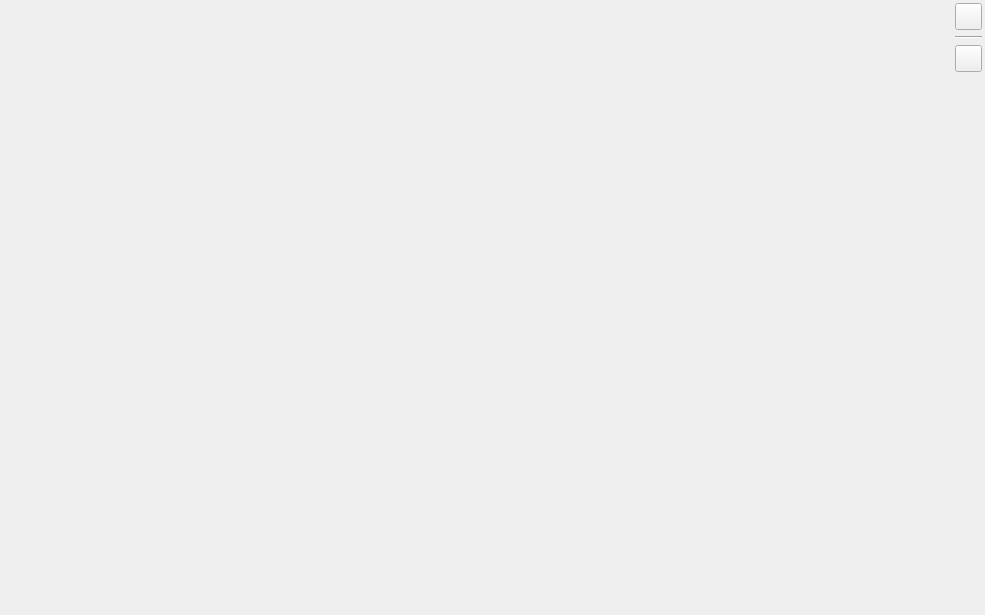
<?xml version="1.0" encoding="UTF-8"?>
<ui version="4.0">
 <class>SystemMainScreen</class>
 <widget class="QWidget" name="SystemMainScreen">
  <property name="geometry">
   <rect>
    <x>0</x>
    <y>0</y>
    <width>985</width>
    <height>615</height>
   </rect>
  </property>
  <property name="windowTitle">
   <string>系统监控</string>
  </property>
  <layout class="QHBoxLayout" name="horizontalLayout_3">
   <property name="spacing">
    <number>0</number>
   </property>
   <property name="leftMargin">
    <number>0</number>
   </property>
   <property name="topMargin">
    <number>0</number>
   </property>
   <property name="rightMargin">
    <number>0</number>
   </property>
   <property name="bottomMargin">
    <number>0</number>
   </property>
   <item>
    <layout class="QVBoxLayout" name="verticalLayout_3">
     <property name="spacing">
      <number>3</number>
     </property>
     <item>
      <layout class="QHBoxLayout" name="horizontalLayout">
       <property name="leftMargin">
        <number>3</number>
       </property>
       <property name="topMargin">
        <number>3</number>
       </property>
       <property name="rightMargin">
        <number>3</number>
       </property>
       <property name="bottomMargin">
        <number>3</number>
       </property>
       <item>
        <widget class="QWidget" name="widget" native="true">
         <property name="sizePolicy">
          <sizepolicy hsizetype="Expanding" vsizetype="Preferred">
           <horstretch>0</horstretch>
           <verstretch>0</verstretch>
          </sizepolicy>
         </property>
         <layout class="QVBoxLayout" name="verticalLayout_2">
          <property name="leftMargin">
           <number>0</number>
          </property>
          <property name="topMargin">
           <number>0</number>
          </property>
          <property name="rightMargin">
           <number>0</number>
          </property>
          <property name="bottomMargin">
           <number>0</number>
          </property>
         </layout>
        </widget>
       </item>
       <item>
        <layout class="QVBoxLayout" name="verticalLayout">
         <property name="spacing">
          <number>6</number>
         </property>
         <item>
          <widget class="QPushButton" name="taskProcessCtrlBtn">
           <property name="minimumSize">
            <size>
             <width>27</width>
             <height>27</height>
            </size>
           </property>
           <property name="maximumSize">
            <size>
             <width>27</width>
             <height>27</height>
            </size>
           </property>
           <property name="text">
            <string/>
           </property>
          </widget>
         </item>
         <item>
          <widget class="Line" name="line">
           <property name="orientation">
            <enum>Qt::Horizontal</enum>
           </property>
          </widget>
         </item>
         <item>
          <widget class="QPushButton" name="antennaCtrlBtn">
           <property name="minimumSize">
            <size>
             <width>27</width>
             <height>27</height>
            </size>
           </property>
           <property name="maximumSize">
            <size>
             <width>27</width>
             <height>27</height>
            </size>
           </property>
           <property name="styleSheet">
            <string notr="true"/>
           </property>
           <property name="text">
            <string/>
           </property>
          </widget>
         </item>
         <item>
          <spacer name="verticalSpacer">
           <property name="orientation">
            <enum>Qt::Vertical</enum>
           </property>
           <property name="sizeHint" stdset="0">
            <size>
             <width>20</width>
             <height>40</height>
            </size>
           </property>
          </spacer>
         </item>
        </layout>
       </item>
      </layout>
     </item>
     <item>
      <layout class="QHBoxLayout" name="horizontalLayout_2"/>
     </item>
    </layout>
   </item>
  </layout>
 </widget>
 <resources/>
 <connections/>
</ui>
